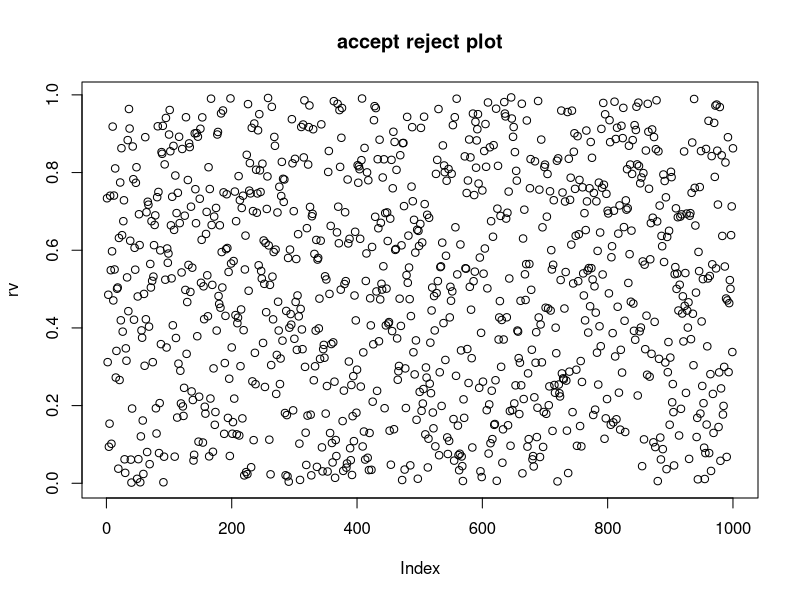
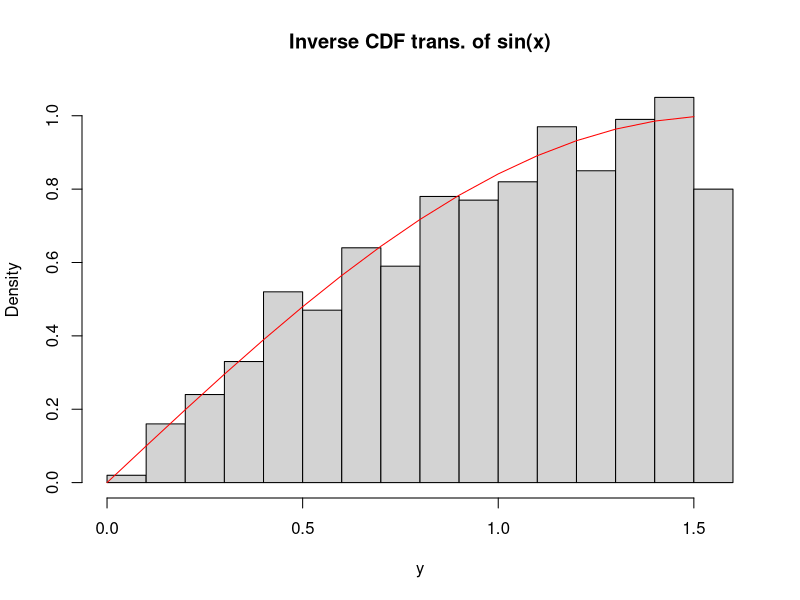

These figures' R source, in order:


### Problem 1
sin_rvgen = function(n=1000) {
  u = runif(n, max = (pi/2))
  x = sin(u)
  return(x)
}

isin_rvgen = function(n=1000) {
  u = runif(n)
  x = acos(u)
  return(x)
}

arfunc = function(n=1000) {
  rv = rep(0,n)
  a = 0
  for(i in 1:n) {
    x = runif(1)
    if(x > -acos(x)) {
      rv[i] = x
      a = a + 1
    }
  }
  cat("Efficiency is ", a/n)  
  plot(rv)
  title("accept reject plot")
}
arfunc()

x = seq(0, pi/2, 0.1)
fx = sin(x)
y = isin_rvgen()
hist(y, freq = F, main = "Inverse CDF trans. of sin(x)")
lines(x, fx,  col="red")
